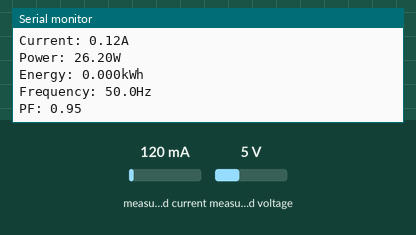
Bench run of a sketch on a simulated ESP32. Shown: the last lines printed to the serial monitor. The test bench sets the inputs (shaded band); at power-on: measured current 120 mA, measured voltage 5 V. WiFi joins after 1.5 s; servers stay silent unless stated.

Above: at 3.0 s.
3.1 s: measured current set to 40 mA
At 3.13 s:
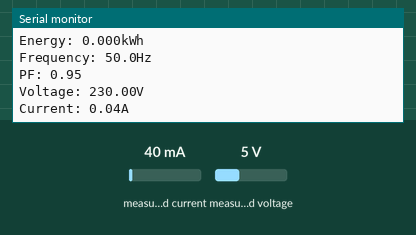
4.6 s: measured voltage set to 0.3 V
At 4.63 s:
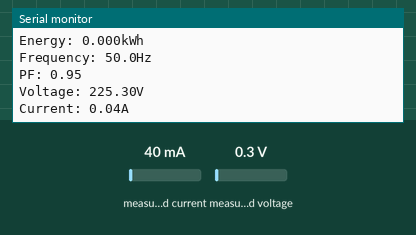
6.1 s: measured current set to 500 mA
At 6.13 s:
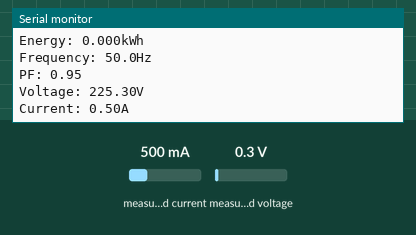
Timing chart, 0 to 9.1 s (numbered marks = the images above; inputs shaded):
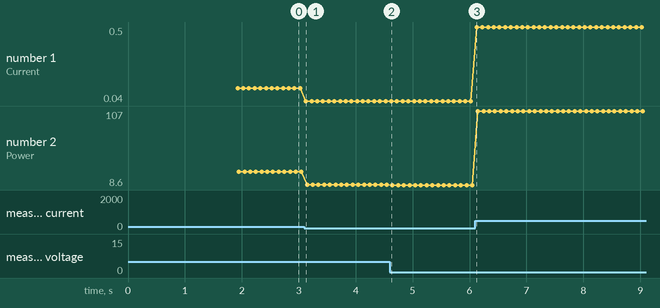

The sketch:

PZEMHardSerial.ino
```cpp
#define BLYNK_TEMPLATE_ID "TMPLX7K9-vpp"
#define BLYNK_DEVICE_NAME "SKM"
#define BLYNK_AUTH_TOKEN "x6Z5vMt3vsi0DIGyFXTx-Ujf0PYauyeU"

#define BLYNK_PRINT Serial
#include <PZEM004Tv30.h>
#include <WiFi.h>
#include <BlynkSimpleEsp32.h>

/* Hardware Serial3 is only available on certain boards.
 * For example the Arduino MEGA 2560
*/

char auth[] = BLYNK_AUTH_TOKEN;
char ssid[] = "Apa";
char pass[] = "moonimoon"; // Jika tidak menggunakan password kosongkan ""
BlynkTimer timer;

PZEM004Tv30 pzem(&Serial2);

void sensor() {
    float voltage = pzem.voltage();
    if(!isnan(voltage)){
        Serial.print("Voltage: "); Serial.print(voltage); Serial.println("V");
    } else {
        Serial.println("Error reading voltage");
    }

    float current = pzem.current();
    if(!isnan(current)){
        Serial.print("Current: "); Serial.print(current); Serial.println("A");
    } else {
        Serial.println("Error reading current");
    }

    float power = pzem.power();
    if(!isnan(power)){
        Serial.print("Power: "); Serial.print(power); Serial.println("W");
    } else {
        Serial.println("Error reading power");
    }

    float energy = pzem.energy();
    if(!isnan(energy)){
        Serial.print("Energy: "); Serial.print(energy,3); Serial.println("kWh");
    } else {
        Serial.println("Error reading energy");
    }

    float frequency = pzem.frequency();
    if(!isnan(frequency)){
        Serial.print("Frequency: "); Serial.print(frequency, 1); Serial.println("Hz");
    } else {
        Serial.println("Error reading frequency");
    }

    float pf = pzem.pf();
    if(!isnan(pf)){
        Serial.print("PF: "); Serial.println(pf);
    } else {
        Serial.println("Error reading power factor");
    }

    Serial.println();
    Blynk.virtualWrite(V0,power);
    Blynk.virtualWrite(V1,energy);
    Blynk.virtualWrite(V2,voltage);
    Blynk.virtualWrite(V3,current);
}

void setup() {
  Serial.begin(115200);
  Blynk.begin(auth, ssid, pass);
  timer.setInterval(100L,sensor);
}

void loop() {
    Blynk.run();
    timer.run();
}
```

Measured:
- after the input at 3.1 s, the serial monitor: prints a new line at once (image 1)
- after the input at 4.6 s, the serial monitor: prints a new line at once (image 2)
- after the input at 6.1 s, the serial monitor: prints a new line at once (image 3)
- plotted number 1: 0.12 → 0.04 after the input at 3.1 s, 0.04 → 0.5 after the input at 6.1 s
- plotted number 2: 26.2 → 8.7 after the input at 3.1 s, 8.7 → 8.6 after the input at 4.6 s, 8.6 → 107 after the input at 6.1 s
